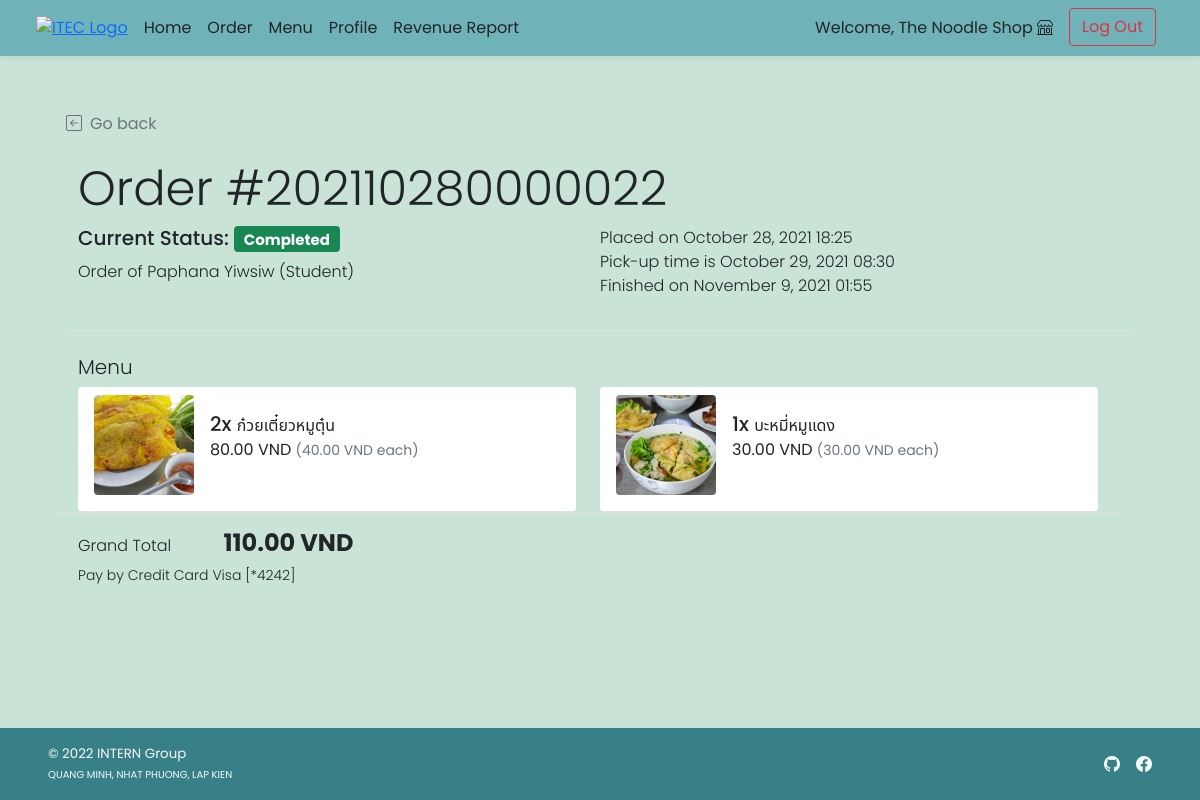
The page /shop/shop_order_detail.php?orh_id=22 (signed in) on the database as committed earlier.
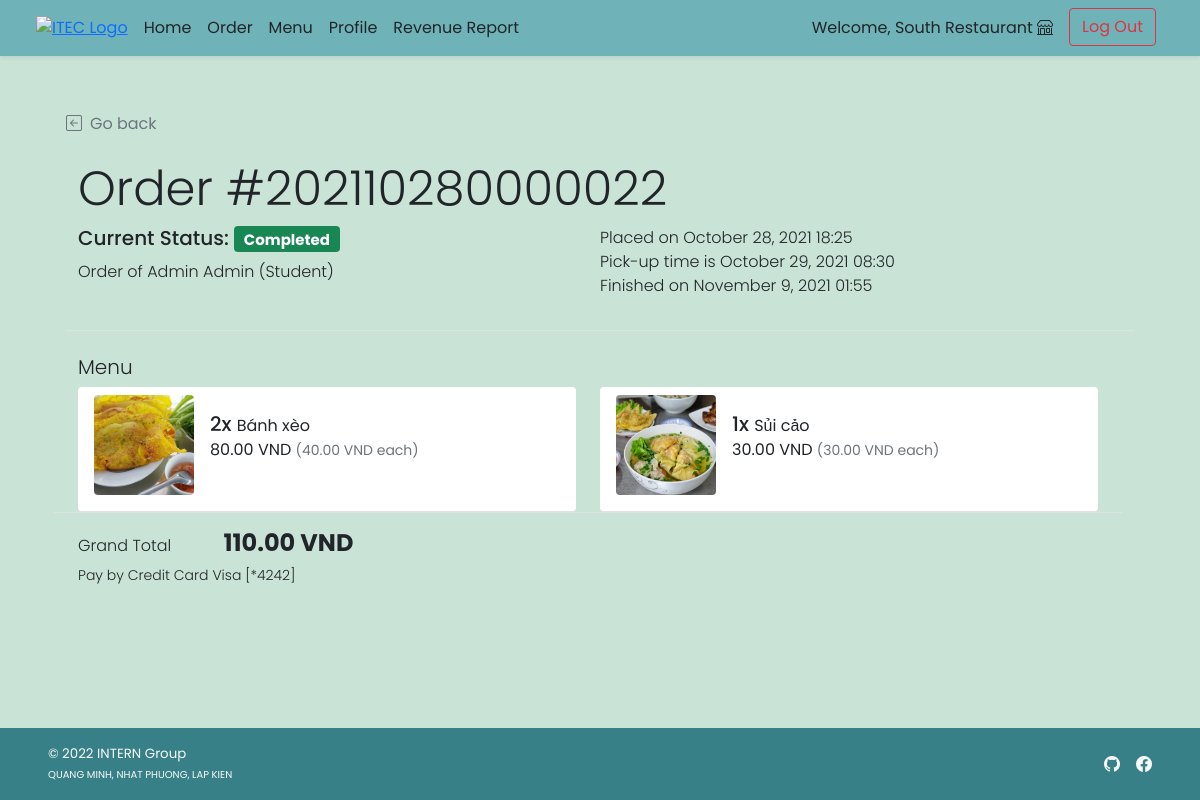
The same page on the database as committed later.
### tables this page shows
CREATE TABLE `customer` (
  `c_id` int(11) NOT NULL, 
  `c_username` varchar(45) NOT NULL,
  `c_pwd` varchar(45) NOT NULL,
  `c_firstname` varchar(45) NOT NULL,
  `c_lastname` varchar(45) NOT NULL,
  `c_email` varchar(100) NOT NULL,
  `c_gender` varchar(1) NOT NULL COMMENT 'M for Male, F for Female',
  `c_type` varchar(3) NOT NULL COMMENT 'Type of customer in this canteen (STD for student, INS for instructor, STF for staff, GUE for guest, ADM for admin, OTH for other)'
);

CREATE TABLE `order_detail` (
  `ord_id` int(11) NOT NULL,
  `orh_id` int(11) NOT NULL,
  `f_id` int(11) NOT NULL,
  `ord_amount` int(11) NOT NULL,
  `ord_buyprice` decimal(6,3) NOT NULL COMMENT 'To keep the snapshot of selected menu cost at the time of the purchase.',
  `ord_note` text DEFAULT NULL
);

CREATE TABLE `food` (
  `f_id` int(11) NOT NULL,
  `s_id` int(11) NOT NULL,
  `f_name` varchar(100) NOT NULL,
  `f_price` decimal(6,3) NOT NULL,
  `f_todayavail` tinyint(4) NOT NULL DEFAULT 1 COMMENT 'Food is available to order or not',
  `f_preorderavail` tinyint(4) NOT NULL DEFAULT 1,
  `f_pic` text DEFAULT NULL
);

### shop/shop_order_detail.php (the view, shortened to what the changed rows need)
<!DOCTYPE html>
<html lang="en">
<head>
    <?php
        include("../conn_db.php");
        include('../head.php');
    ?>
    <link href="../css/main.css" rel="stylesheet">
    <link href="../css/menu.css" rel="stylesheet">
</head>
<body class="d-flex flex-column h-100">
    <?php include('nav_header_shop.php')?>
    <?php
        $orh_id = $_GET["orh_id"];
        $orh_query = "SELECT * FROM order_header WHERE orh_id = {$orh_id}";
        $orh_arr = $mysqli -> query($orh_query) -> fetch_array();
    ?>
    <div class="container px-5 pt-4" id="cart-body">
        <div class="row my-4 border-bottom">
            <h2 class="pt-3 display-5">Order #<?php echo $orh_arr["orh_refcode"];?></h2>
            <div class="row row-cols-1 row-cols-md-2">
                <div class="col mb-2 mb-md-0">
                    <ul class="list-unstyled fw-light">
                        <li class="list-item mb-2">
                            <?php if($orh_arr["orh_orderstatus"]=="ACPT"){ ?>
                            <h5>Current Status: <span class="fw-bold badge bg-info text-dark">Accepted</span></h5>
                            <?php }else if($orh_arr["orh_orderstatus"]=="PREP"){ ?>
                            <h5>Current Status: <span class="fw-bold badge bg-warning text-dark">Preparing</span></h5>
                            <?php }else if($orh_arr["orh_orderstatus"]=="RDPK"){ ?>
                            <h5>Current Status: <span class="fw-bold badge bg-primary text-white">Ready to pick up</span></h5>
                            <?php }else if($orh_arr["orh_orderstatus"]=="FNSH"){?>
                            <h5>Current Status: <span class="fw-bold badge bg-success text-white">Completed</span></h5>
                            <?php } ?>
                        </li>
                        <li class="list-item">Order of
                            <?php
                                $cust_query = "SELECT c_firstname,c_lastname,c_type FROM customer WHERE c_id = {$orh_arr['c_id']};";
                                $cust_arr = $mysqli -> query($cust_query) -> fetch_array();
                                switch($cust_arr["c_type"]){
                                    case "STD": $cust_type = "Student"; break;
                                }
                                echo "{$cust_arr['c_firstname']} {$cust_arr['c_lastname']} ({$cust_type})";
                            ?>
                        </li>
                    </ul>
                </div>
            </div>
        </div>
        <div class="row mb-5">
            <div class="col">
                <div class="row row-cols-1">
                    <div class="col row row-cols-1 row-cols-md-2 border-bottom">
                        <?php
                            $ord_query = "SELECT f.f_id,f.f_name,f.f_pic,ord.ord_amount,ord.ord_buyprice,ord_note FROM order_detail ord INNER JOIN food f ON ord.f_id = f.f_id WHERE ord.orh_id = {$orh_id}";
                            $ord_result = $mysqli -> query($ord_query);
                            while($ord_row = $ord_result -> fetch_array()){
                        ?>
                        <div class="col">
                            <ul class="list-group">
                                    <li
                                        class="list-group-item d-flex border-0 pb-3 border-bottom w-100 justify-content-between align-items-center">
                                        <div class="image-parent">
                                            <img <?php
                                            if(is_null($ord_row["f_pic"])){echo "src='../img/default.png'";}
                                            else{echo "src=\"../img/{$ord_row['f_pic']}\"";}
                                        ?> class="img-fluid rounded"
                                                style="width: 100px; height:100px; object-fit:cover;"
                                                alt="<?php echo $ord_row["f_name"]?>">
                                        </div>
                                        <div class="ms-3 me-auto">
                                            <div class="fw-normal"><span class="h5"><?php echo $ord_row["ord_amount"]?>x
                                                </span><?php echo $ord_row["f_name"]?>
                                                <p><?php printf("%.2f VND <small class='text-muted'>(%.2f VND each)</small>",$ord_row["ord_buyprice"]*$ord_row["ord_amount"],$ord_row["ord_buyprice"]);?><br />
                                                </p>
                                            </div>
                                        </div>
                                    </li>
                            </ul>
                        </div>
                        <?php } ?>
                    </div>
                                <?php
                                    $gt_query = "SELECT SUM(ord_amount*ord_buyprice) AS gt FROM order_detail WHERE orh_id = {$orh_id}";
                                    $gt_arr = $mysqli -> query($gt_query) -> fetch_array();
                                    printf("%.2f VND",$gt_arr["gt"]);
                                ?>
                </div>
            </div>
        </div>
    </div>
</body>
</html>

### shop/nav_header_shop.php (shortened to what the changed rows need)
<header class="navbar navbar-expand-md navbar-light fixed-top bg-light shadow-sm mb-auto">
    <div class="container-fluid mx-4">
        <div class="navbar-collapse collapse" id="navbarCollapse">
            <div class="d-flex">
                <?php if(!isset($_SESSION['sid'])){ ?>
                <a class="btn btn-outline-secondary me-2" href="cust_regist.php">Sign Up</a>
                <a class="btn btn-success" href="cust_login.php">Log In</a>
                <?php }else{ ?>
                <ul class="navbar-nav me-auto mb-2 mb-md-0">
                    <li class="nav-item">
                        <a href="shop_profile.php" class="nav-link px-2 text-dark">
                            Welcome, <?=$_SESSION['shopname']?>
                        </a>
                    </li>
                    <li class="nav-item">
                        <a class="mx-2 mt-1 mt-md-0 btn btn-outline-danger" href="../logout.php">Log Out</a>
                    </li>
                </ul>
                <?php } ?>
            </div>
        </div>
    </div>
</header>

Rows that differ between the two databases and show on the page:
no longer on this page (row unchanged): customer: c_firstname "Paphana", c_lastname "Yiwsiw", c_type "Student"
added customer: c_firstname "Admin", c_lastname "Admin", c_type "Student"
changed through a linked row, order_detail: f.f_name "ก๋วยเตี๋ยวหมูตุ๋น" → "Bánh xèo"
changed through a linked row, order_detail: f.f_name "บะหมี่หมูแดง" → "Sủi cảo"
Other text that changed with them:
$_SESSION['shopname']: "The Noodle Shop" → "South Restaurant"
